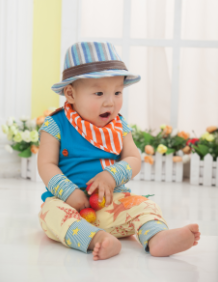
#> input picture 06/6.son.png, 218 x 282 px
$ python 6.5.image_convolve.py   (older library calls are emulated)
#> lines starting #> are read from the running program, lines starting #| are printed output that depends on the picture
#!/usr/bin/python
#  -*- coding:utf-8 -*-

import numpy as np
import os
from PIL import Image


def convolve(image, weight):
    height, width = image.shape
    h, w = weight.shape
    height_new = height - h + 1
    width_new = width - w + 1
    image_new = np.zeros((height_new, width_new), dtype=np.float)
    for i in range(height_new):
        for j in range(width_new):
            image_new[i,j] = np.sum(image[i:i+h, j:j+w] * weight)
    image_new = image_new.clip(0, 255)
    image_new = np.rint(image_new).astype('uint8')
    return image_new

# image_new = 255 * (image_new - image_new.min()) / (image_new.max() - image_new.min())

if __name__ == "__main__":
    A = Image.open("6.son.png", 'r')
#> A is the input picture: PIL image 218x282 RGB; mean R, G, B 202.6, 195.5, 183.8
    output_path = './pic/'
    if not os.path.exists(output_path):
        os.mkdir(output_path)
    a = np.array(A)
    soble_x = np.array(([-1, 0, 1], [-2, 0, 2], [-1, 0, 1]))
    soble_y = np.array(([-1, -2, -1], [0, 0, 0], [1, 2, 1]))
    soble = np.array(([-1, -1, 0], [-1, 0, 1], [0, 1, 1]))
    prewitt_x = np.array(([-1, 0, 1], [-1, 0, 1], [-1, 0, 1]))
    prewitt_y = np.array(([-1, -1,-1], [0, 0, 0], [1, 1, 1]))
    prewitt = np.array(([-2, -1, 0], [-1, 0, 1], [0, 1, 2]))
    laplacian = np.array(([0, -1, 0], [-1, 4, -1], [0, -1, 0]))
    laplacian2 = np.array(([-1, -1, -1], [-1, 8, -1], [-1, -1, -1]))
    weight_list = ('soble_x', 'soble_y', 'soble', 'prewitt_x', 'prewitt_y', 'prewitt', 'laplacian', 'laplacian2')
    print('梯度检测：')
    for weight in weight_list:
        print(weight, 'R',)
        R = convolve(a[:, :, 0], eval(weight))
        print('G',)
        G = convolve(a[:, :, 1], eval(weight))
        print('B',)
        B = convolve(a[:, :, 2], eval(weight))
        I = 255 - np.stack((R, G, B), 2)
        Image.fromarray(I).save(output_path + weight + '.png')
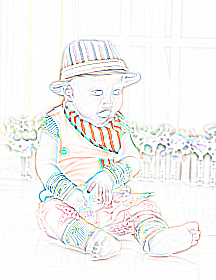
#> I: shape (280, 216, 3); mean R, G, B 244.6, 244.2, 242.9

    # X & Y
    print('梯度检测XY：')
    for w in (0, 2):
        weight = weight_list[w]
        print(weight, 'R',)
        R = convolve(a[:, :, 0], eval(weight))
        print('G',)
        G = convolve(a[:, :, 1], eval(weight))
        print('B')
        B = convolve(a[:, :, 2], eval(weight))
        I1 = np.stack((R, G, B), 2)

        weight = weight_list[w+1]
        print(weight, 'R',)
        R = convolve(a[:, :, 0], eval(weight))
        print('G',)
        G = convolve(a[:, :, 1], eval(weight))
        print('B')
        B = convolve(a[:, :, 2], eval(weight))
        I2 = np.stack((R, G, B), 2)

        I = 255 - np.maximum(I1, I2)
        Image.fromarray(I).save(output_path + weight[:-2] + '.png')
#> this loop made 2 passes
#> pass 1, `I1 = np.stack((R, G, B), 2)`:
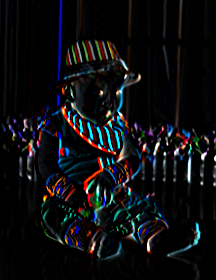
#> I1: shape (280, 216, 3); mean R, G, B 13.3, 14.1, 16.1
#> pass 1, `R = convolve(a[:, :, 0], eval(weight))`:
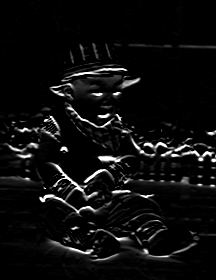
#> R: shape (280, 216); min 0, max 255, mean 13.4
#> pass 1, `G = convolve(a[:, :, 1], eval(weight))`:
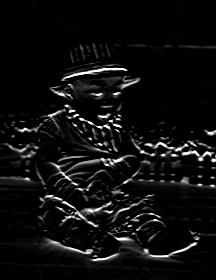
#> G: shape (280, 216); min 0, max 255, mean 14.3
#> pass 1, `B = convolve(a[:, :, 2], eval(weight))`:
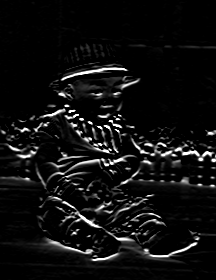
#> B: shape (280, 216); min 0, max 255, mean 16
#> after the loop:
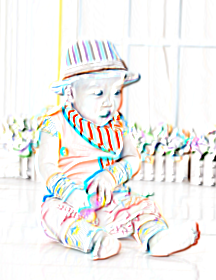
#> I: shape (280, 216, 3); mean R, G, B 241, 240.1, 237.9
#> after the loop:
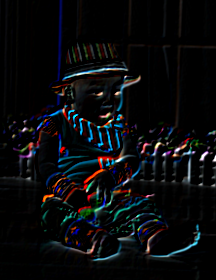
#> I1: shape (280, 216, 3); mean R, G, B 9.8, 10.7, 12.6
